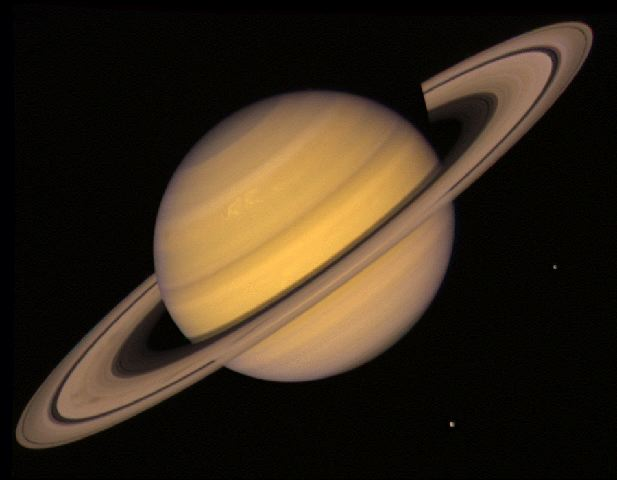
%> input picture saturn.jpg, 617 x 480 px
$ octave --eval "reduce_n;"   (GNU Octave 9; MATLAB toolbox functions it lacks are replaced by stand-ins)
%> lines starting %> are read from the running program, lines starting %| are printed output that depends on the picture
% Write a computer program capable of reducing the number of intensity levels in an image from 256 to 2,
% in integer powers of 2. The desired number of intensity levels needs to be a variable input to your program.
%% Question 1
function reduce_n()

% Simple RGB image
f = imread('/Users/akanwar/Documents/Image Processing course/assignments/saturn.jpg');
%> f is the input picture: size 480x617x3 uint8; mean R, G, B 54.2, 41.7, 27.1

% Just work with 1 band, grayscale uint8, range is 0 to 255
% convert to double - the range of the image is now 0 to 1 - 64 bit float
% per pixel
im = im2double(rgb2gray(f));
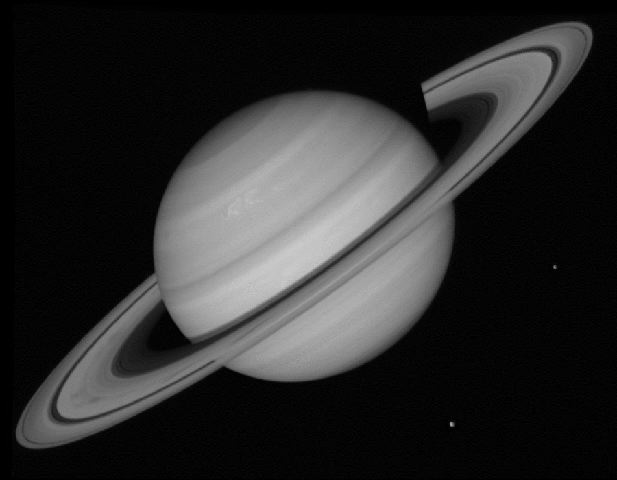
%> im: size 480x617 double; min 0, max 0.8, mean 0.172


% Let nlevel be the number of desired graylevels
nlevel = input('Num levels?');
%> the answer given: 3

% Since the image array is a double, division will be an integer
im2 = floor(im/(1/nlevel));
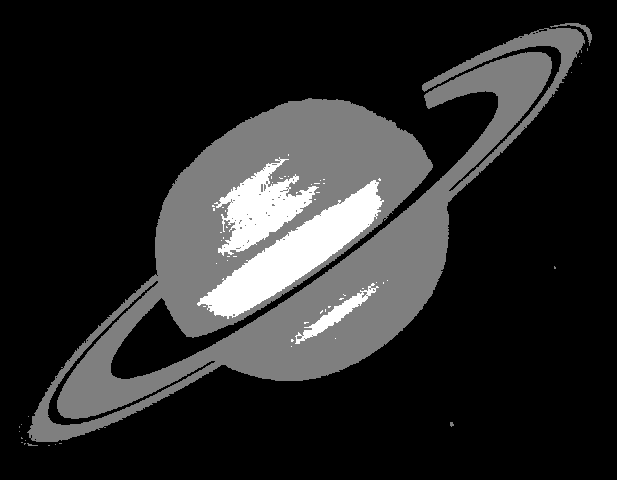
%> im2: size 480x617 double; min 0, max 2, mean 0.32; drawn with min black and max white

figure;
imshow(im2, [])

$ run again, with cat.jpg copied over saturn.jpg
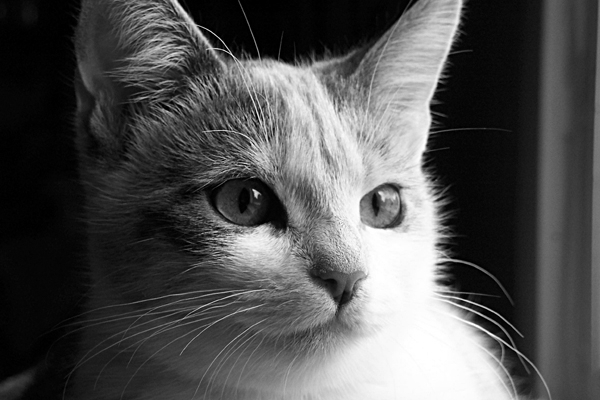
%> input picture cat.jpg, 600 x 400 px
%> in reduce_n, f is the input picture: size 400x600 uint8; min 0, max 255, mean 81.5
%> in reduce_n, `im2 = floor(im/(1/nlevel));`:
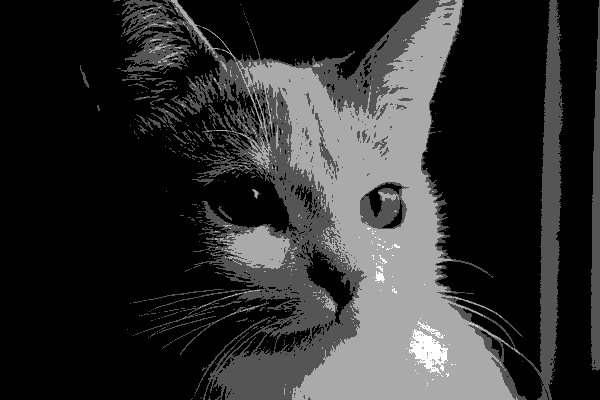
%> im2: size 400x600 double; min 0, max 3, mean 0.559; drawn with min black and max white
